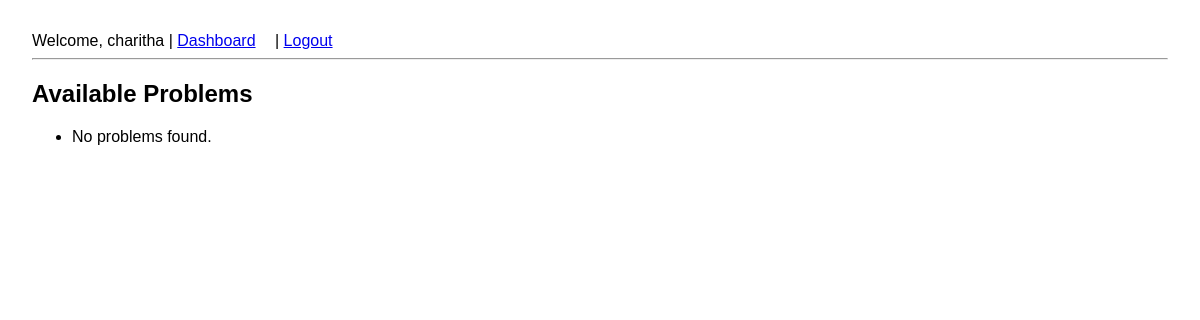
The page /problems/ (signed in) on the database as committed earlier.
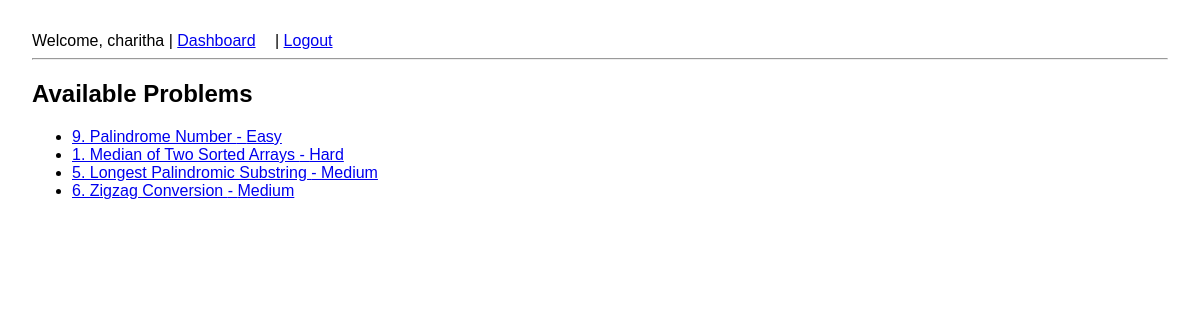
The same page on the database as committed later.
### judge/models.py (models this page shows, shortened)
class Problem(models.Model):
    title = models.CharField(max_length=200)
    description = models.TextField()
    difficulty = models.CharField(max_length=10, choices=[
        ("Easy", "Easy"),
        ("Medium", "Medium"),
        ("Hard", "Hard")
    ])
    created_at = models.DateTimeField(auto_now_add=True)

### judge/views.py (the view)
# urls.py: path('problems/', views.problem_list, name='problem_list'),
@login_required
def problem_list(request):
    problems = Problem.objects.all().order_by('difficulty', 'created_at')
    return render(request, 'judge/problem_list.html', {'problems': problems})

### judge/templates/judge/problem_list.html
{% extends "base.html" %}
{% block content %}
  <h2>Available Problems</h2>
  <ul>
    {% for problem in problems %}
      <li>
        <a href="{% url 'problem_detail' problem.id %}">
          {{ problem.title }} - {{ problem.difficulty }}
        </a>
      </li>
    {% empty %}
      <li>No problems found.</li>
    {% endfor %}
  </ul>
{% endblock %}

### judge/templates/base.html (shortened to what this page needs)
<!DOCTYPE html>
<html>
<head>
</head>
<body>
    <nav>
        {% if user.is_authenticated %}
            Welcome, {{ user.username }} |
            <a href="{% url 'dashboard' %}">Dashboard</a> |
            <a href="{% url 'logout' %}">Logout</a>
        {% else %}
            <a href="{% url 'login' %}">Login</a>
        {% endif %}
    </nav>
    <hr>
    {% block content %}{% endblock %}
</body>
</html>

### judge/templates/base.html (style rules this page uses)
body { font-family: Arial, sans-serif; margin: 2rem; }
nav a { margin-right: 15px; }

Rows that differ between the two databases and show on the page:
added Problem: title "9. Palindrome Number", difficulty "Easy"
added Problem: title "1. Median of Two Sorted Arrays", difficulty "Hard"
added Problem: title "5. Longest Palindromic Substring", difficulty "Medium"
added Problem: title "6. Zigzag Conversion", difficulty "Medium"
Other text that changed with them:
text no longer shown: "No problems found."
